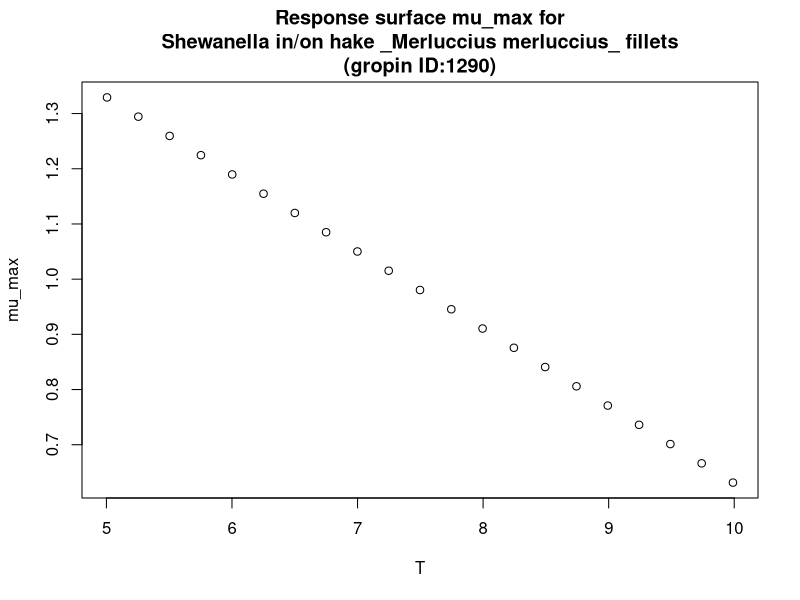

Write R code to recreate this figure.
#############################
# start of Parameter script
#############################
T <- seq(5.005,9.99000999000999,length.out=21)
#############################
# end of Parameter script
#############################
############################# 
# start of Model script Gropin ID 1290 
#############################
 
# constant coefficients for this model
 
variables <- data.frame(T)
argumentsPar <- expand.grid(variables)
 
# heart of the model
response_surface <- function(T) {
   mumax <-(-0.14*T+2.03)

return(mumax=mumax)
} 

# output parameters
mumax <- cbind(argumentsPar,response_surface(argumentsPar['T']))
colnames(mumax) <- c(colnames(argumentsPar),'mumax')
#############################
# End of Model script
#############################
############################# 
# start of Visualisation script Gropin ID 1290 
#############################
plot(T,mumax$mumax,
                          xlab='T',
                          ylab='mu_max',main='Response surface mu_max for
Shewanella in/on hake _Merluccius merluccius_ fillets
(gropin ID:1290)')
#############################
# End of Visualisation script
#############################
